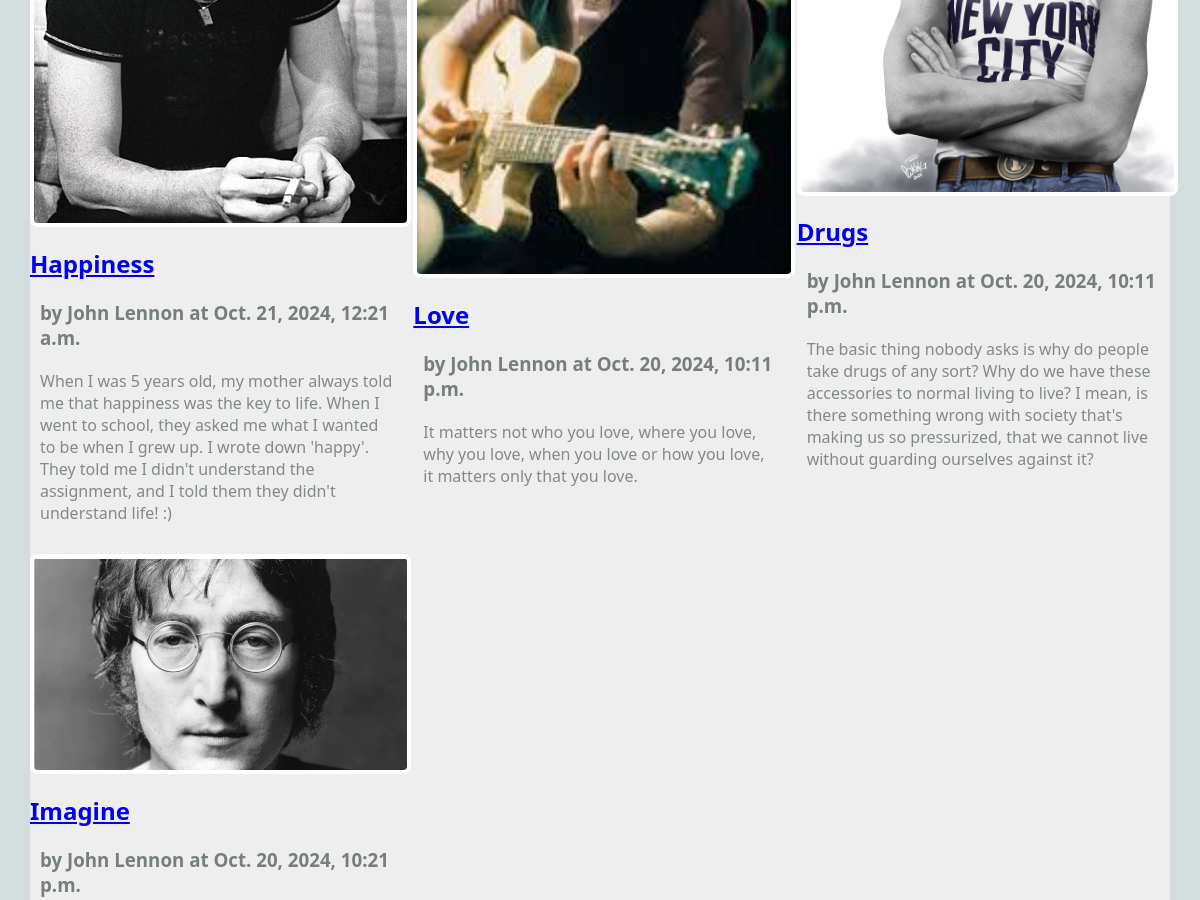
The app's page /blog/show_all (middle part), older data.
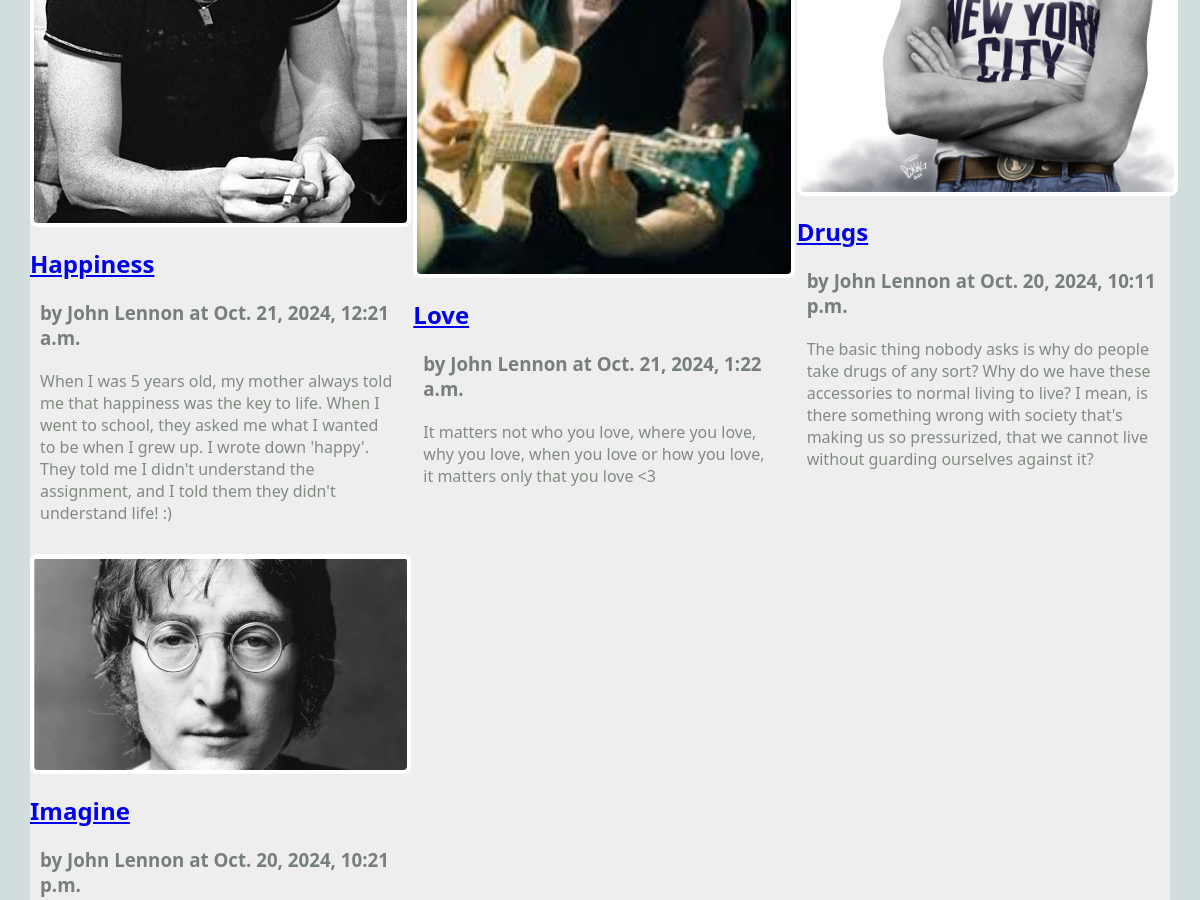
The same page, newer data.
### blog/models.py (models this page shows, shortened)
class Article(models.Model):
    title = models.TextField(blank=False)
    author = models.TextField(blank=False)
    text = models.TextField(blank=False)
    published = models.DateTimeField(auto_now=True)
    image_file = models.ImageField(blank=True) ## NEW

### blog/views.py (the view)
# urls.py: path(r'show_all', views.ShowAllView.as_view(), name="show_all"),
class ShowAllView(ListView):
    model = Article # the model to display
    template_name = 'blog/show_all.html'
    context_object_name = 'articles' # context variable to use in the template

### blog/templates/blog/show_all.html (shortened to what this page needs)
{% extends 'blog/base.html' %}
{% block content %}
<main class="grid-container">
    {% for a in articles %}
    <article>
        <a href="{% url 'article' a.pk %}">
        {% if a.image_file %}
        <img src="{{a.image_file.url}}" alt="{{a.image_file.url}}">
        {% else %}
        No image_file available.
        {% endif %}
        </a>
        <div>
            <h2><a href="{% url 'article' a.pk %}">{{a.title}}</a></h2>
            <h3>by {{a.author}} at {{a.published}}</h3>
            <p>
                {{a.text}}
            </p>
        </div>
    </article>
    {% endfor %}
</main>
{% endblock %}

Row changes from the older to the newer data that the page shows:
changed Article "Love": published "Oct. 20, 2024, 10:11 p.m." → "Oct. 21, 2024, 1:22 a.m."; text "It matters not who you love, where you love, why you love, when you love or how you love, it matters only that you love." → "It matters not who you love, where you love, why you love, when you love or how you love, it matters only that you love <3"
